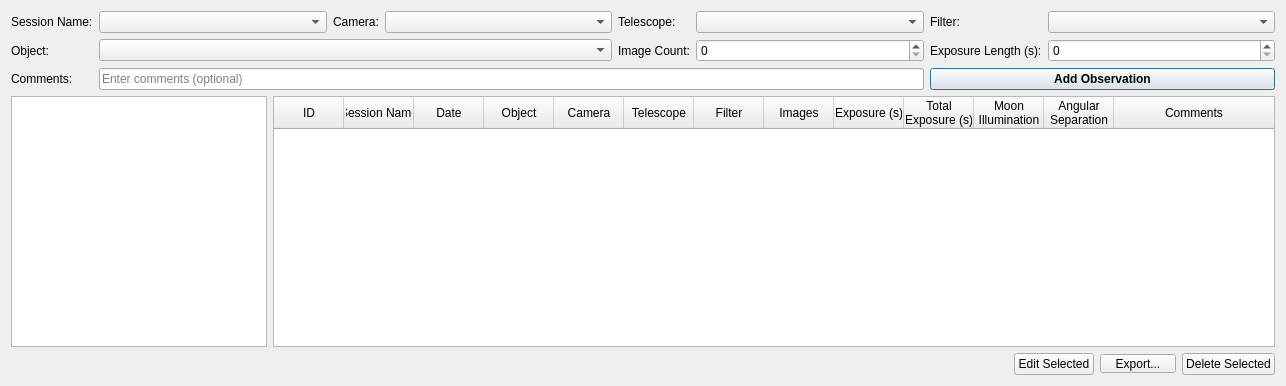
<?xml version="1.0" encoding="UTF-8"?>
<ui version="4.0">
 <class>ObservationsTab</class>
 <widget class="QWidget" name="ObservationTab">
  <property name="geometry">
   <rect>
    <x>0</x>
    <y>0</y>
    <width>1286</width>
    <height>386</height>
   </rect>
  </property>
  <layout class="QVBoxLayout" name="verticalLayout">
   <item>
    <layout class="QGridLayout" name="gridLayout" columnstretch="0,1,0,1,0,1,0,1">
     <item row="0" column="0">
      <widget class="QLabel" name="sessionNameLabel">
       <property name="text">
        <string>Session Name:</string>
       </property>
      </widget>
     </item>
     <item row="0" column="1">
      <widget class="QComboBox" name="sessionNameComboBox"/>
     </item>
     <item row="0" column="2">
      <widget class="QLabel" name="cameraLabel">
       <property name="text">
        <string>Camera:</string>
       </property>
      </widget>
     </item>
     <item row="0" column="3">
      <widget class="QComboBox" name="cameraComboBox"/>
     </item>
     <item row="0" column="4">
      <widget class="QLabel" name="telescopeLabel">
       <property name="text">
        <string>Telescope:</string>
       </property>
      </widget>
     </item>
     <item row="0" column="5">
      <widget class="QComboBox" name="telescopeComboBox"/>
     </item>
     <item row="0" column="6">
      <widget class="QLabel" name="filterLabel">
       <property name="text">
        <string>Filter:</string>
       </property>
      </widget>
     </item>
     <item row="0" column="7">
      <widget class="QComboBox" name="filterComboBox"/>
     </item>
     <item row="1" column="0">
      <widget class="QLabel" name="objectLabel">
       <property name="text">
        <string>Object:</string>
       </property>
      </widget>
     </item>
     <item row="1" column="1" colspan="3">
      <widget class="QComboBox" name="objectComboBox"/>
     </item>
     <item row="1" column="4">
      <widget class="QLabel" name="imageCountLabel">
       <property name="text">
        <string>Image Count:</string>
       </property>
      </widget>
     </item>
     <item row="1" column="5">
      <widget class="QSpinBox" name="imageCountSpinBox">
       <property name="maximum">
        <number>99999</number>
       </property>
      </widget>
     </item>
     <item row="1" column="6">
      <widget class="QLabel" name="exposureLengthLabel">
       <property name="text">
        <string>Exposure Length (s):</string>
       </property>
      </widget>
     </item>
     <item row="1" column="7">
      <widget class="QSpinBox" name="exposureLengthSpinBox">
       <property name="maximum">
        <number>99999</number>
       </property>
      </widget>
     </item>
     <item row="2" column="0">
      <widget class="QLabel" name="commentsLabel">
       <property name="text">
        <string>Comments:</string>
       </property>
      </widget>
     </item>
     <item row="2" column="1" colspan="5">
      <widget class="QLineEdit" name="commentsLineEdit">
       <property name="placeholderText">
        <string>Enter comments (optional)</string>
       </property>
      </widget>
     </item>
     <item row="2" column="6" colspan="2">
      <widget class="QPushButton" name="addObservationButton">
       <property name="font">
        <font>
         <bold>true</bold>
        </font>
       </property>
       <property name="text">
        <string>Add Observation</string>
       </property>
       <property name="default">
        <bool>true</bool>
       </property>
      </widget>
     </item>
    </layout>
   </item>
   <item>
    <layout class="QHBoxLayout" name="filterAndTableLayout" stretch="0,1">
     <item>
      <widget class="QListView" name="observationFilterListView">
       <property name="editTriggers">
        <set>QAbstractItemView::EditTrigger::NoEditTriggers</set>
       </property>
      </widget>
     </item>
     <item>
      <widget class="QTableWidget" name="observationsTable">
       <property name="editTriggers">
        <set>QAbstractItemView::EditTrigger::NoEditTriggers</set>
       </property>
       <property name="alternatingRowColors">
        <bool>true</bool>
       </property>
       <property name="selectionMode">
        <enum>QAbstractItemView::SelectionMode::SingleSelection</enum>
       </property>
       <property name="selectionBehavior">
        <enum>QAbstractItemView::SelectionBehavior::SelectRows</enum>
       </property>
       <property name="sortingEnabled">
        <bool>true</bool>
       </property>
       <attribute name="horizontalHeaderMinimumSectionSize">
        <number>20</number>
       </attribute>
       <attribute name="horizontalHeaderDefaultSectionSize">
        <number>70</number>
       </attribute>
       <attribute name="horizontalHeaderStretchLastSection">
        <bool>true</bool>
       </attribute>
       <attribute name="verticalHeaderVisible">
        <bool>false</bool>
       </attribute>
       <column>
        <property name="text">
         <string>ID</string>
        </property>
       </column>
       <column>
        <property name="text">
         <string>Session Name</string>
        </property>
       </column>
       <column>
        <property name="text">
         <string>Date</string>
        </property>
       </column>
       <column>
        <property name="text">
         <string>Object</string>
        </property>
       </column>
       <column>
        <property name="text">
         <string>Camera</string>
        </property>
       </column>
       <column>
        <property name="text">
         <string>Telescope</string>
        </property>
       </column>
       <column>
        <property name="text">
         <string>Filter</string>
        </property>
       </column>
       <column>
        <property name="text">
         <string>Images</string>
        </property>
       </column>
       <column>
        <property name="text">
         <string>Exposure (s)</string>
        </property>
       </column>
       <column>
        <property name="text">
         <string>Total
Exposure (s)</string>
        </property>
       </column>
       <column>
        <property name="text">
         <string>Moon
Illumination</string>
        </property>
       </column>
       <column>
        <property name="text">
         <string>Angular
Separation</string>
        </property>
       </column>
       <column>
        <property name="text">
         <string>Comments</string>
        </property>
       </column>
      </widget>
     </item>
    </layout>
   </item>
   <item>
    <layout class="QHBoxLayout" name="horizontalLayout">
     <item>
      <spacer name="horizontalSpacer">
       <property name="orientation">
        <enum>Qt::Orientation::Horizontal</enum>
       </property>
       <property name="sizeHint" stdset="0">
        <size>
         <width>40</width>
         <height>20</height>
        </size>
       </property>
      </spacer>
     </item>
     <item>
      <widget class="QPushButton" name="editObservationButton">
       <property name="text">
        <string>Edit Selected</string>
       </property>
      </widget>
     </item>
     <item>
      <widget class="QToolButton" name="exportObservationButton">
       <property name="styleSheet">
        <string notr="true">padding-right: 20px;</string>
       </property>
       <property name="text">
        <string>Export...</string>
       </property>
       <property name="popupMode">
        <enum>QToolButton::ToolButtonPopupMode::InstantPopup</enum>
       </property>
       <property name="toolButtonStyle">
        <enum>Qt::ToolButtonStyle::ToolButtonTextOnly</enum>
       </property>
      </widget>
     </item>
     <item>
      <widget class="QPushButton" name="deleteObservationButton">
       <property name="text">
        <string>Delete Selected</string>
       </property>
      </widget>
     </item>
    </layout>
   </item>
  </layout>
 </widget>
 <resources/>
 <connections/>
</ui>
